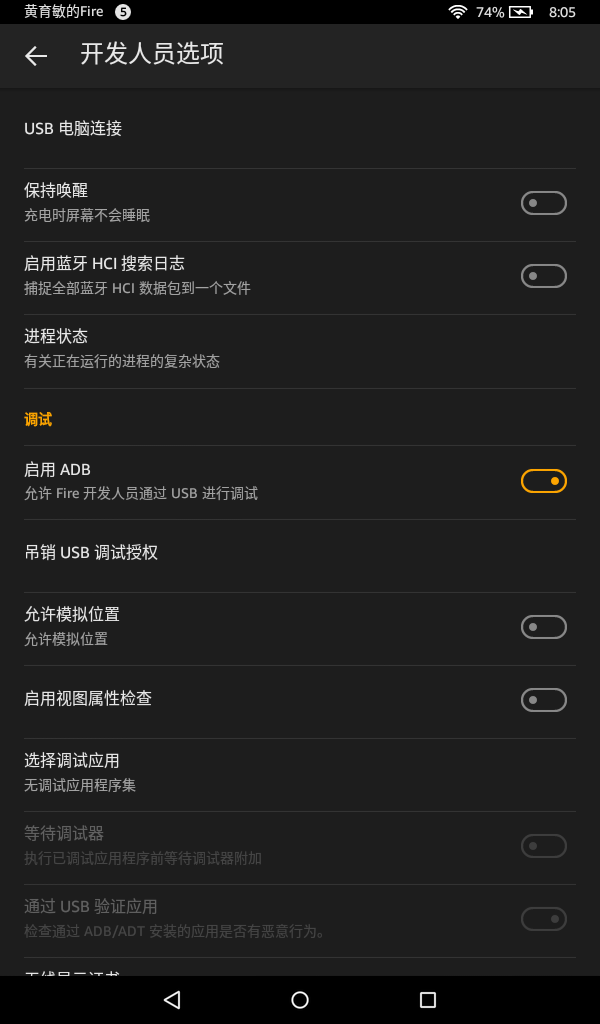
#> input picture ADB/1.png, 600 x 1024 px, found by its file name
$ python grab.py
#> lines starting #> are read from the running program, lines starting #| are printed output that depends on the picture
from PIL import Image

im = Image.open("1.png")
#> im is the input picture: PIL image 600x1024 RGBA; mean R, G, B, A 31.7, 31.6, 31.5, 255
box = (0, 300, 700, 700)
region = im.crop(box)
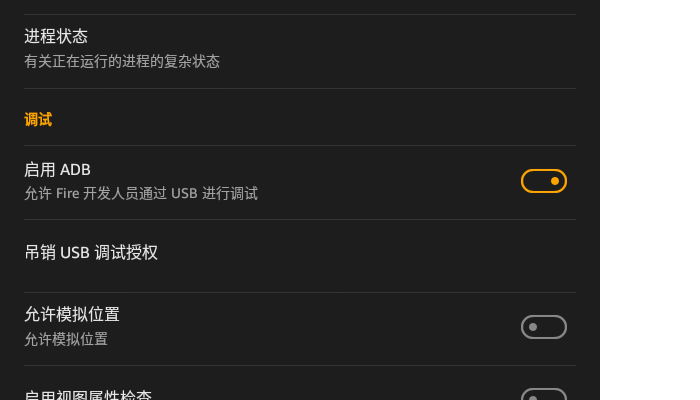
#> region: PIL image 700x400 RGBA; mean R, G, B, A 28.4, 28.3, 28, 218.6; transparent parts drawn white
region.show()
